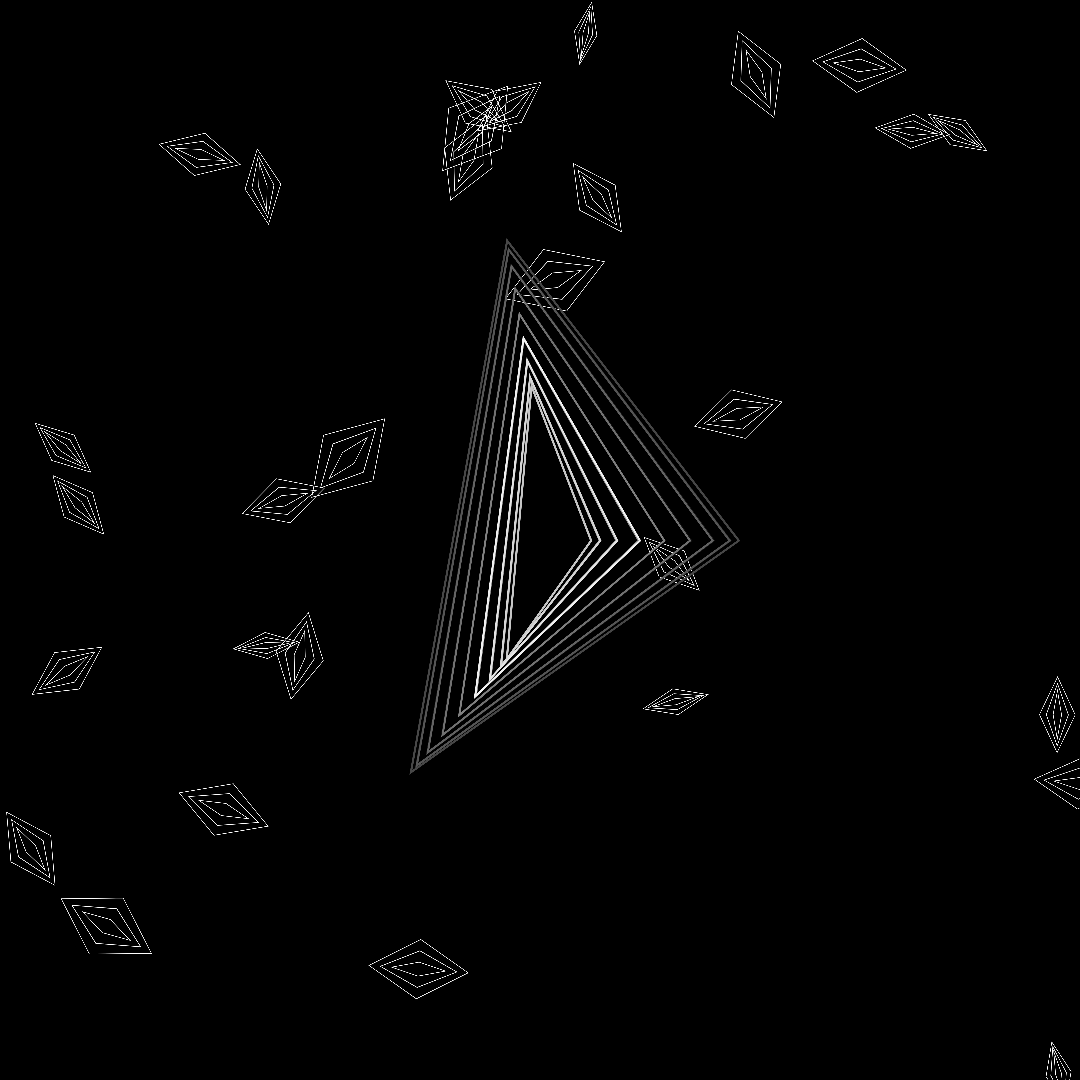
Frame 1 (no input)
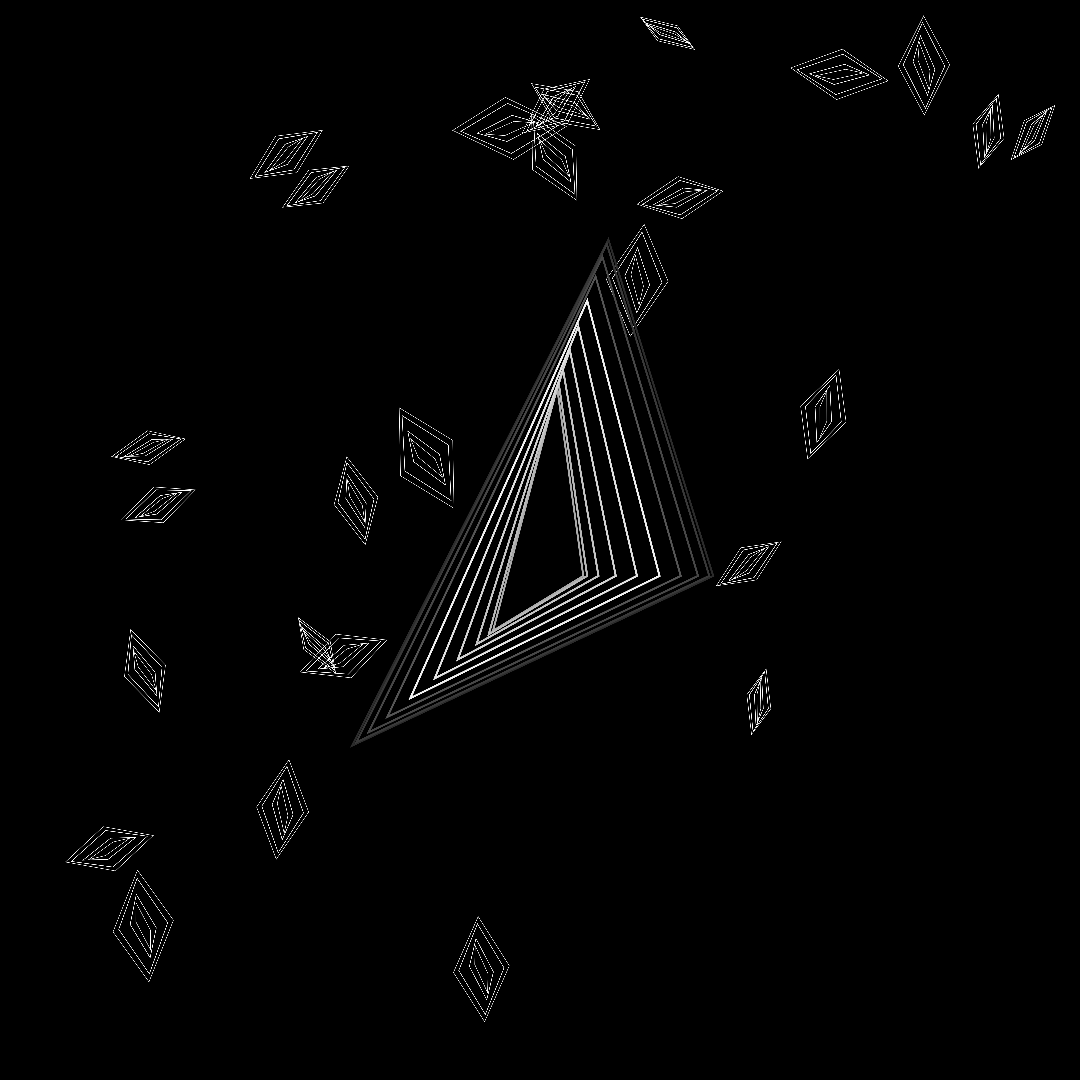
Frame 60 (no input)
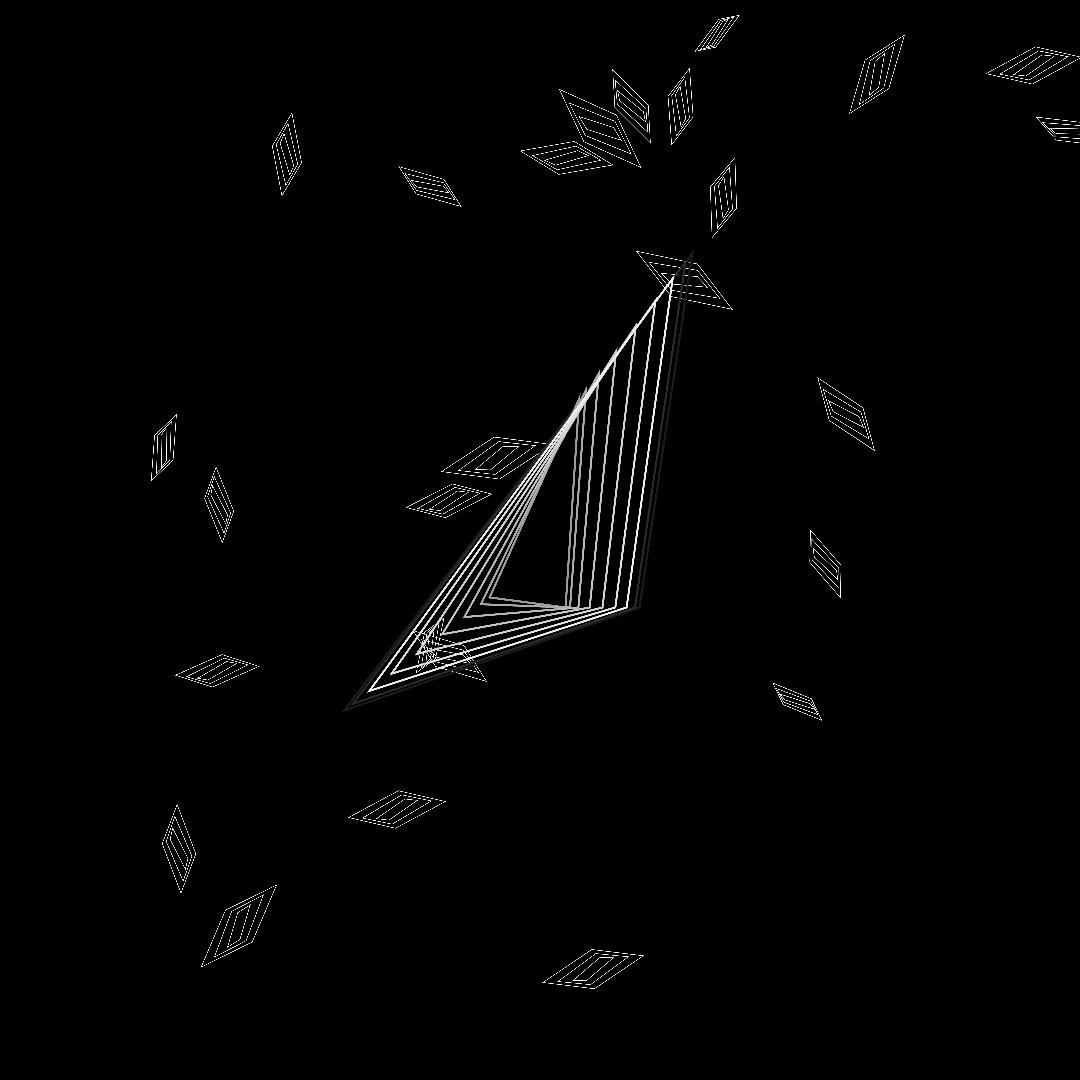
Frame 120 (the mouse pressed at the canvas centre since frame 60)

The p5.js sketch that drew these frames (run headless with seeded random() and noise() and a simulated clock; from frame 60 on, the mouse is pressed at the canvas centre):

// p5.js sketch
// ── sketch.js
let squares = [];
let numSquares = 30;

function setup() {
  createCanvas(1080, 1080);
  pixelDensity (3)
  angleMode(DEGREES);

  // Inicializar los cuadrados
  for (let i = 0; i < numSquares; i++) {
    let size = random(20, 60); // Tamaño aleatorio de los cuadrados
    let x = random(width);     // Posición inicial aleatoria en X
    let y = random(height);    // Posición inicial aleatoria en Y
    let speed = random(0.5, 2); // Velocidad de rotación y movimiento
    squares.push(new Square(x, y, size, speed));
  }

  noFill();
}

function draw() {
  background(0);

  // Mover y dibujar cada cuadrado
  for (let square of squares) {
    square.update();
    square.display();
  }

  // Espirales con degradado
  drawSpirals();
}

// Clase Square para manejar los cuadrados en movimiento y su efecto similar al espiral
class Square {
  constructor(x, y, size, speed) {
    this.x = x;
    this.y = y;
    this.size = size;
    this.speed = speed;
    this.angle = random(360); // Ángulo inicial aleatorio
  }

  update() {
    // Movimiento horizontal de un lado a otro
    this.x += sin(frameCount * this.speed) * 2;

    // Rotación continua
    this.angle += this.speed;
  }

  display() {
    push();
    translate(this.x, this.y);
    rotate(this.angle);

    // Dibujar líneas internas simulando un efecto de espiral de los cuadrados
    stroke(255);
    strokeWeight(0.5);
    noFill();

    // Similar a los vértices de la espiral pero en forma de cuadrado
    for (let i = 0; i < 360; i += 60) { //separacion lineas internas
      let currentSize = map(sin(frameCount * 0.5 + i), -1, 1, this.size * 0.2, this.size *1.2);

      beginShape();
      for (let angle = 0; angle < 360; angle += 90) { //forma 
        let x = (currentSize / 2) * cos(angle + frameCount / 2); // Movimiento curvado estilo reloj
        let y = (currentSize / 2) * sin(angle) + sin(angle + frameCount / 3) * 20; // Similar al movimiento del espiral\
        vertex(x, y);
      }
      endShape(CLOSE);
    }

    pop();
  }
}

// Función para dibujar espirales con degradado principal
function drawSpirals() {
  translate(width / 2, height / 2);

  // Colores degradado
  let startColor = color(0);  // Color inicial (negro)
  let endColor = color(255);  // Color final (blanco)

  // Bucle principal para las espirales
  for (let i = 0; i < 360; i += 20)  {//separacion
    let currentRadius = map(sin(frameCount * 0.5 + i), -1, 1, 50, 200); // Variación del radio
    let lerpAmt = map(i, 0, 360, 0, 1);  // Proporción para el degradado
    let currentColor = lerpColor(startColor, endColor, lerpAmt);  // Degradado en el ciclo
    
    stroke(currentColor);
    strokeWeight(2);  // Ensanchar las líneas del espiral
    
    beginShape();
    // Dibujo de los vértices de la espiral
    for (let angle = 0; angle < 360; angle += 130) { //forma principal
      let x = currentRadius * cos(angle + frameCount / 2); // Movimiento curvado estilo reloj
      let y = currentRadius * sin(angle) + sin(angle + frameCount / 3) * 105; // Define el ángulo de las líneas y el grado 2d
      vertex(x, y);  // Define los vértices de la espiral
    }
    endShape(CLOSE);
  }
}

function windowResized() {
  resizeCanvas(windowWidth, windowHeight);
}
